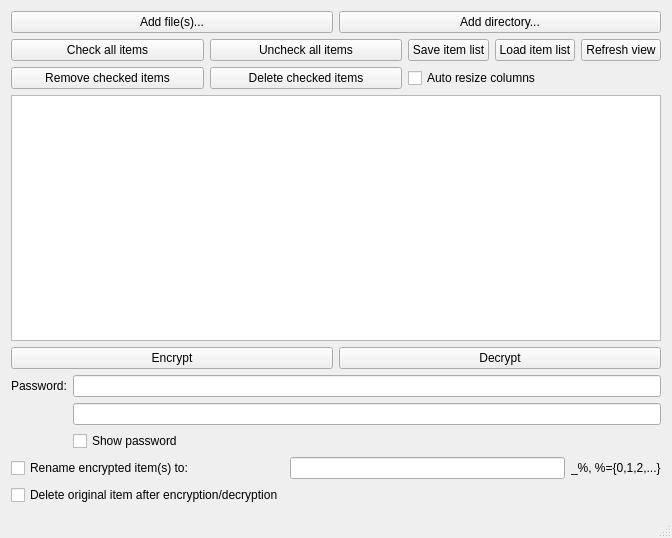
<?xml version="1.0" encoding="UTF-8"?>
<ui version="4.0">
 <class>MyMainWindow</class>
 <widget class="QMainWindow" name="MyMainWindow">
  <property name="geometry">
   <rect>
    <x>0</x>
    <y>0</y>
    <width>672</width>
    <height>538</height>
   </rect>
  </property>
  <property name="windowTitle">
   <string>MyMainWindow</string>
  </property>
  <widget class="QWidget" name="centralWidget">
   <layout class="QVBoxLayout" name="verticalLayout">
    <item>
     <layout class="QHBoxLayout" name="horizontalLayout_4">
      <item>
       <widget class="QPushButton" name="add_file">
        <property name="text">
         <string>Add file(s)...</string>
        </property>
       </widget>
      </item>
      <item>
       <widget class="QPushButton" name="add_directory">
        <property name="text">
         <string>Add directory...</string>
        </property>
       </widget>
      </item>
     </layout>
    </item>
    <item>
     <layout class="QGridLayout" name="gridLayout_3">
      <item row="0" column="1">
       <widget class="QPushButton" name="uncheck_all">
        <property name="text">
         <string>Uncheck all items</string>
        </property>
       </widget>
      </item>
      <item row="0" column="0">
       <widget class="QPushButton" name="check_all">
        <property name="text">
         <string>Check all items</string>
        </property>
       </widget>
      </item>
      <item row="1" column="0">
       <widget class="QPushButton" name="remove_checked">
        <property name="text">
         <string>Remove checked items</string>
        </property>
       </widget>
      </item>
      <item row="1" column="1">
       <widget class="QPushButton" name="delete_checked">
        <property name="text">
         <string>Delete checked items</string>
        </property>
       </widget>
      </item>
      <item row="1" column="2">
       <layout class="QHBoxLayout" name="horizontalLayout_3">
        <item>
         <widget class="QCheckBox" name="auto_resize">
          <property name="text">
           <string>Auto resize columns</string>
          </property>
         </widget>
        </item>
       </layout>
      </item>
      <item row="0" column="2">
       <layout class="QHBoxLayout" name="horizontalLayout_2">
        <item>
         <widget class="QPushButton" name="save_list">
          <property name="text">
           <string>Save item list</string>
          </property>
         </widget>
        </item>
        <item>
         <widget class="QPushButton" name="load_list">
          <property name="text">
           <string>Load item list</string>
          </property>
         </widget>
        </item>
        <item>
         <widget class="QPushButton" name="refresh_view">
          <property name="text">
           <string>Refresh view</string>
          </property>
         </widget>
        </item>
       </layout>
      </item>
     </layout>
    </item>
    <item>
     <widget class="QTreeView" name="tree_view">
      <property name="focusPolicy">
       <enum>Qt::ClickFocus</enum>
      </property>
     </widget>
    </item>
    <item>
     <layout class="QHBoxLayout" name="horizontalLayout">
      <item>
       <widget class="QPushButton" name="encrypt">
        <property name="text">
         <string>Encrypt</string>
        </property>
       </widget>
      </item>
      <item>
       <widget class="QPushButton" name="decrypt">
        <property name="text">
         <string>Decrypt</string>
        </property>
       </widget>
      </item>
     </layout>
    </item>
    <item>
     <layout class="QGridLayout" name="gridLayout">
      <item row="1" column="1">
       <widget class="QLineEdit" name="password_1"/>
      </item>
      <item row="3" column="1">
       <widget class="QCheckBox" name="show_password">
        <property name="text">
         <string>Show password</string>
        </property>
       </widget>
      </item>
      <item row="0" column="1">
       <widget class="QLineEdit" name="password_0"/>
      </item>
      <item row="0" column="0">
       <widget class="QLabel" name="password_label">
        <property name="text">
         <string>Password:</string>
        </property>
       </widget>
      </item>
     </layout>
    </item>
    <item>
     <layout class="QGridLayout" name="gridLayout_2">
      <item row="2" column="0">
       <widget class="QCheckBox" name="delete_success">
        <property name="text">
         <string>Delete original item after encryption/decryption</string>
        </property>
       </widget>
      </item>
      <item row="1" column="0">
       <widget class="QCheckBox" name="encrypt_rename">
        <property name="text">
         <string>Rename encrypted item(s) to:</string>
        </property>
       </widget>
      </item>
      <item row="1" column="1">
       <widget class="QLineEdit" name="encrypt_filename"/>
      </item>
      <item row="1" column="2">
       <widget class="QLabel" name="percent_label">
        <property name="text">
         <string>_%, %={0,1,2,...}</string>
        </property>
       </widget>
      </item>
     </layout>
    </item>
   </layout>
  </widget>
  <widget class="QMenuBar" name="menuBar">
   <property name="geometry">
    <rect>
     <x>0</x>
     <y>0</y>
     <width>672</width>
     <height>21</height>
    </rect>
   </property>
  </widget>
  <widget class="QStatusBar" name="statusBar"/>
 </widget>
 <layoutdefault spacing="6" margin="11"/>
 <tabstops>
  <tabstop>add_file</tabstop>
  <tabstop>add_directory</tabstop>
  <tabstop>check_all</tabstop>
  <tabstop>uncheck_all</tabstop>
  <tabstop>save_list</tabstop>
  <tabstop>load_list</tabstop>
  <tabstop>refresh_view</tabstop>
  <tabstop>remove_checked</tabstop>
  <tabstop>delete_checked</tabstop>
  <tabstop>auto_resize</tabstop>
  <tabstop>encrypt</tabstop>
  <tabstop>decrypt</tabstop>
  <tabstop>password_0</tabstop>
  <tabstop>password_1</tabstop>
  <tabstop>show_password</tabstop>
  <tabstop>encrypt_rename</tabstop>
  <tabstop>encrypt_filename</tabstop>
  <tabstop>delete_success</tabstop>
 </tabstops>
 <resources/>
 <connections/>
</ui>
